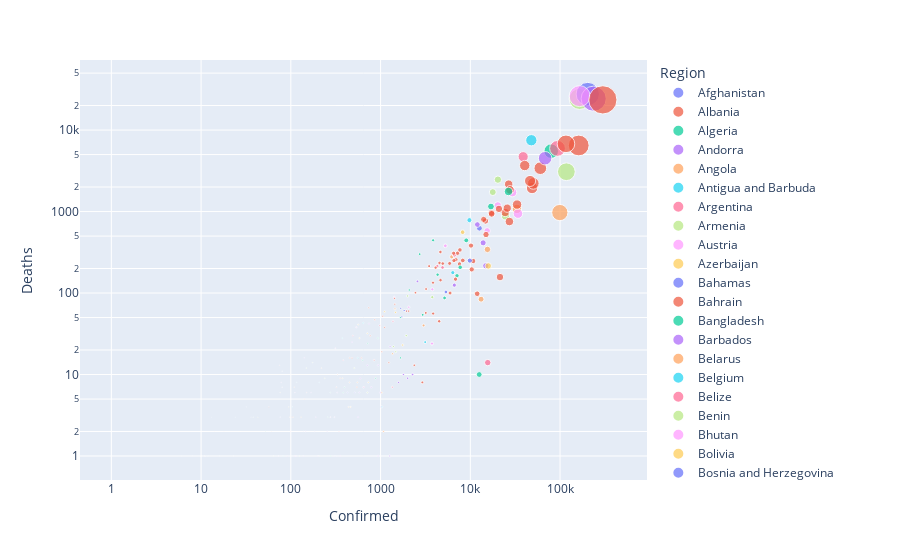

Write notebook code for a chart like this one.
### Code cell
fig = px.scatter(dataset, x='Confirmed', y='Deaths', size='Confirmed', color='Region', hover_name='Region', log_x=True, log_y=True)
fig
